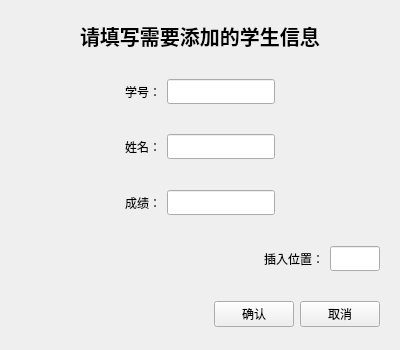
<?xml version="1.0" encoding="UTF-8"?>
<ui version="4.0">
 <class>add_new</class>
 <widget class="QWidget" name="add_new">
  <property name="geometry">
   <rect>
    <x>0</x>
    <y>0</y>
    <width>400</width>
    <height>350</height>
   </rect>
  </property>
  <property name="sizePolicy">
   <sizepolicy hsizetype="Preferred" vsizetype="Preferred">
    <horstretch>0</horstretch>
    <verstretch>0</verstretch>
   </sizepolicy>
  </property>
  <property name="minimumSize">
   <size>
    <width>400</width>
    <height>350</height>
   </size>
  </property>
  <property name="maximumSize">
   <size>
    <width>400</width>
    <height>350</height>
   </size>
  </property>
  <property name="windowTitle">
   <string>添加信息</string>
  </property>
  <property name="windowIcon">
   <iconset resource="res.qrc">
    <normaloff>:/my_app_ico.ico</normaloff>:/my_app_ico.ico</iconset>
  </property>
  <layout class="QVBoxLayout" name="verticalLayout">
   <item>
    <widget class="QWidget" name="widget_3" native="true">
     <layout class="QHBoxLayout" name="horizontalLayout_5">
      <item>
       <spacer name="horizontalSpacer_4">
        <property name="orientation">
         <enum>Qt::Horizontal</enum>
        </property>
        <property name="sizeHint" stdset="0">
         <size>
          <width>40</width>
          <height>20</height>
         </size>
        </property>
       </spacer>
      </item>
      <item>
       <widget class="QLabel" name="label">
        <property name="font">
         <font>
          <family>华文细黑</family>
          <pointsize>15</pointsize>
          <weight>75</weight>
          <bold>true</bold>
         </font>
        </property>
        <property name="text">
         <string>请填写需要添加的学生信息</string>
        </property>
       </widget>
      </item>
      <item>
       <spacer name="horizontalSpacer_5">
        <property name="orientation">
         <enum>Qt::Horizontal</enum>
        </property>
        <property name="sizeHint" stdset="0">
         <size>
          <width>40</width>
          <height>20</height>
         </size>
        </property>
       </spacer>
      </item>
     </layout>
    </widget>
   </item>
   <item>
    <widget class="QWidget" name="widget_2" native="true">
     <layout class="QHBoxLayout" name="horizontalLayout_4">
      <item>
       <spacer name="horizontalSpacer_8">
        <property name="orientation">
         <enum>Qt::Horizontal</enum>
        </property>
        <property name="sizeHint" stdset="0">
         <size>
          <width>40</width>
          <height>20</height>
         </size>
        </property>
       </spacer>
      </item>
      <item>
       <widget class="QLabel" name="label_3">
        <property name="font">
         <font>
          <family>华文细黑</family>
          <weight>50</weight>
          <bold>false</bold>
         </font>
        </property>
        <property name="text">
         <string>学号：</string>
        </property>
       </widget>
      </item>
      <item>
       <widget class="QLineEdit" name="lineEdit_num">
        <property name="font">
         <font>
          <family>Arial Unicode MS</family>
         </font>
        </property>
        <property name="text">
         <string/>
        </property>
       </widget>
      </item>
      <item>
       <spacer name="horizontalSpacer_9">
        <property name="orientation">
         <enum>Qt::Horizontal</enum>
        </property>
        <property name="sizeHint" stdset="0">
         <size>
          <width>40</width>
          <height>20</height>
         </size>
        </property>
       </spacer>
      </item>
     </layout>
    </widget>
   </item>
   <item>
    <widget class="QWidget" name="widget_4" native="true">
     <layout class="QHBoxLayout" name="horizontalLayout_6">
      <item>
       <spacer name="horizontalSpacer_6">
        <property name="orientation">
         <enum>Qt::Horizontal</enum>
        </property>
        <property name="sizeHint" stdset="0">
         <size>
          <width>40</width>
          <height>20</height>
         </size>
        </property>
       </spacer>
      </item>
      <item>
       <widget class="QLabel" name="label_4">
        <property name="font">
         <font>
          <family>华文细黑</family>
          <weight>50</weight>
          <bold>false</bold>
         </font>
        </property>
        <property name="text">
         <string>姓名：</string>
        </property>
       </widget>
      </item>
      <item>
       <widget class="QLineEdit" name="lineEdit_name">
        <property name="font">
         <font>
          <family>Arial Unicode MS</family>
         </font>
        </property>
        <property name="text">
         <string/>
        </property>
       </widget>
      </item>
      <item>
       <spacer name="horizontalSpacer_7">
        <property name="orientation">
         <enum>Qt::Horizontal</enum>
        </property>
        <property name="sizeHint" stdset="0">
         <size>
          <width>40</width>
          <height>20</height>
         </size>
        </property>
       </spacer>
      </item>
     </layout>
    </widget>
   </item>
   <item>
    <widget class="QWidget" name="widget" native="true">
     <layout class="QHBoxLayout" name="horizontalLayout_3">
      <item>
       <spacer name="horizontalSpacer_10">
        <property name="orientation">
         <enum>Qt::Horizontal</enum>
        </property>
        <property name="sizeHint" stdset="0">
         <size>
          <width>40</width>
          <height>20</height>
         </size>
        </property>
       </spacer>
      </item>
      <item>
       <widget class="QLabel" name="label_5">
        <property name="font">
         <font>
          <family>华文细黑</family>
          <weight>50</weight>
          <bold>false</bold>
         </font>
        </property>
        <property name="text">
         <string>成绩：</string>
        </property>
       </widget>
      </item>
      <item>
       <widget class="QLineEdit" name="lineEdit_score">
        <property name="font">
         <font>
          <family>Arial Unicode MS</family>
         </font>
        </property>
        <property name="text">
         <string/>
        </property>
       </widget>
      </item>
      <item>
       <spacer name="horizontalSpacer_11">
        <property name="orientation">
         <enum>Qt::Horizontal</enum>
        </property>
        <property name="sizeHint" stdset="0">
         <size>
          <width>40</width>
          <height>20</height>
         </size>
        </property>
       </spacer>
      </item>
     </layout>
    </widget>
   </item>
   <item>
    <widget class="QWidget" name="widget_6" native="true">
     <layout class="QHBoxLayout" name="horizontalLayout">
      <item>
       <spacer name="horizontalSpacer">
        <property name="orientation">
         <enum>Qt::Horizontal</enum>
        </property>
        <property name="sizeHint" stdset="0">
         <size>
          <width>40</width>
          <height>20</height>
         </size>
        </property>
       </spacer>
      </item>
      <item>
       <widget class="QLabel" name="label_2">
        <property name="font">
         <font>
          <family>华文细黑</family>
          <weight>50</weight>
          <bold>false</bold>
         </font>
        </property>
        <property name="text">
         <string>插入位置：</string>
        </property>
       </widget>
      </item>
      <item>
       <widget class="QLineEdit" name="lineEdit_place">
        <property name="maximumSize">
         <size>
          <width>50</width>
          <height>16777215</height>
         </size>
        </property>
        <property name="font">
         <font>
          <family>Arial Unicode MS</family>
         </font>
        </property>
        <property name="text">
         <string/>
        </property>
       </widget>
      </item>
     </layout>
    </widget>
   </item>
   <item>
    <widget class="QWidget" name="widget_5" native="true">
     <layout class="QHBoxLayout" name="horizontalLayout_7">
      <item>
       <spacer name="horizontalSpacer_12">
        <property name="orientation">
         <enum>Qt::Horizontal</enum>
        </property>
        <property name="sizeHint" stdset="0">
         <size>
          <width>40</width>
          <height>20</height>
         </size>
        </property>
       </spacer>
      </item>
      <item>
       <widget class="QPushButton" name="pushButton_2">
        <property name="font">
         <font>
          <family>华文细黑</family>
         </font>
        </property>
        <property name="text">
         <string>确认</string>
        </property>
       </widget>
      </item>
      <item>
       <widget class="QPushButton" name="pushButton_3">
        <property name="font">
         <font>
          <family>华文细黑</family>
         </font>
        </property>
        <property name="text">
         <string>取消</string>
        </property>
       </widget>
      </item>
     </layout>
    </widget>
   </item>
  </layout>
 </widget>
 <resources>
  <include location="res.qrc"/>
 </resources>
 <connections/>
</ui>
